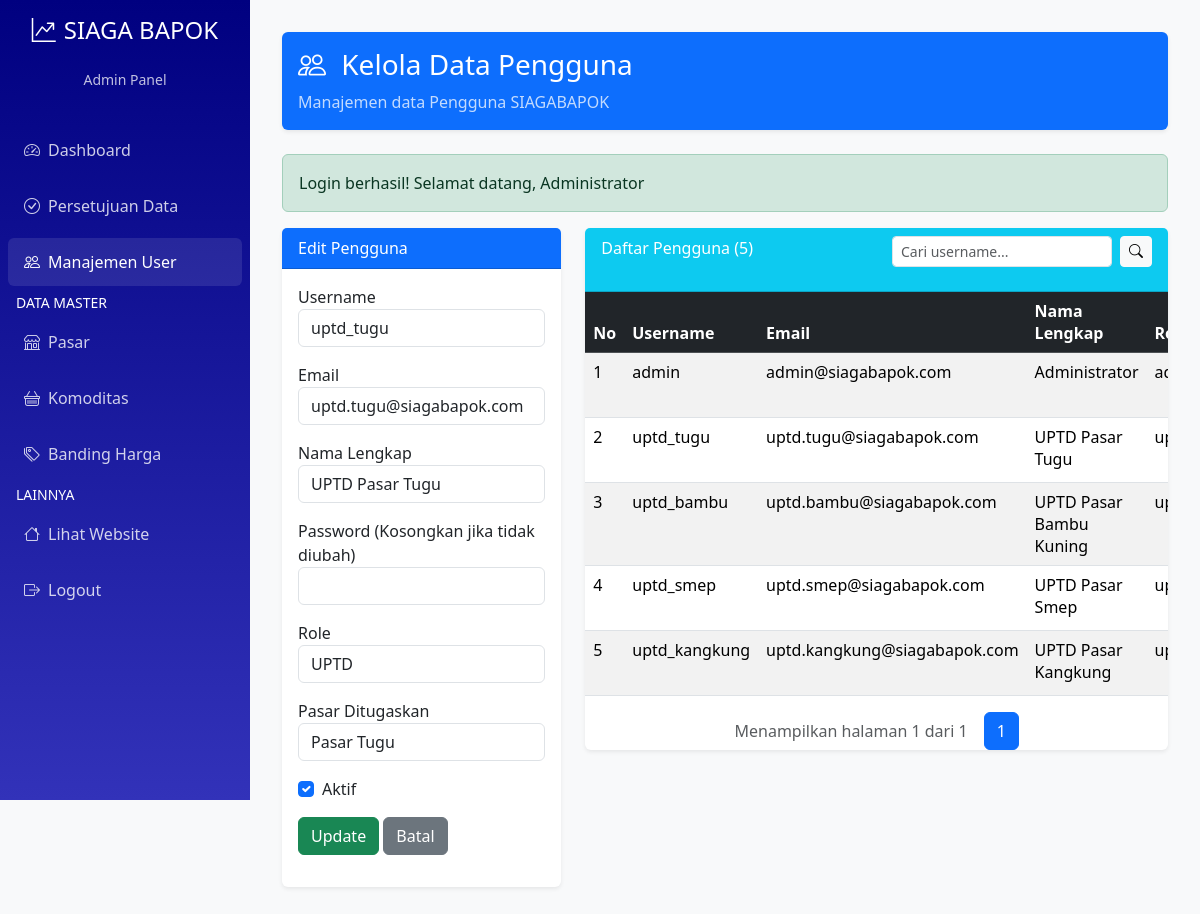
The page /admin/manageUser.php?edit=2 (signed in) on the database as committed earlier.
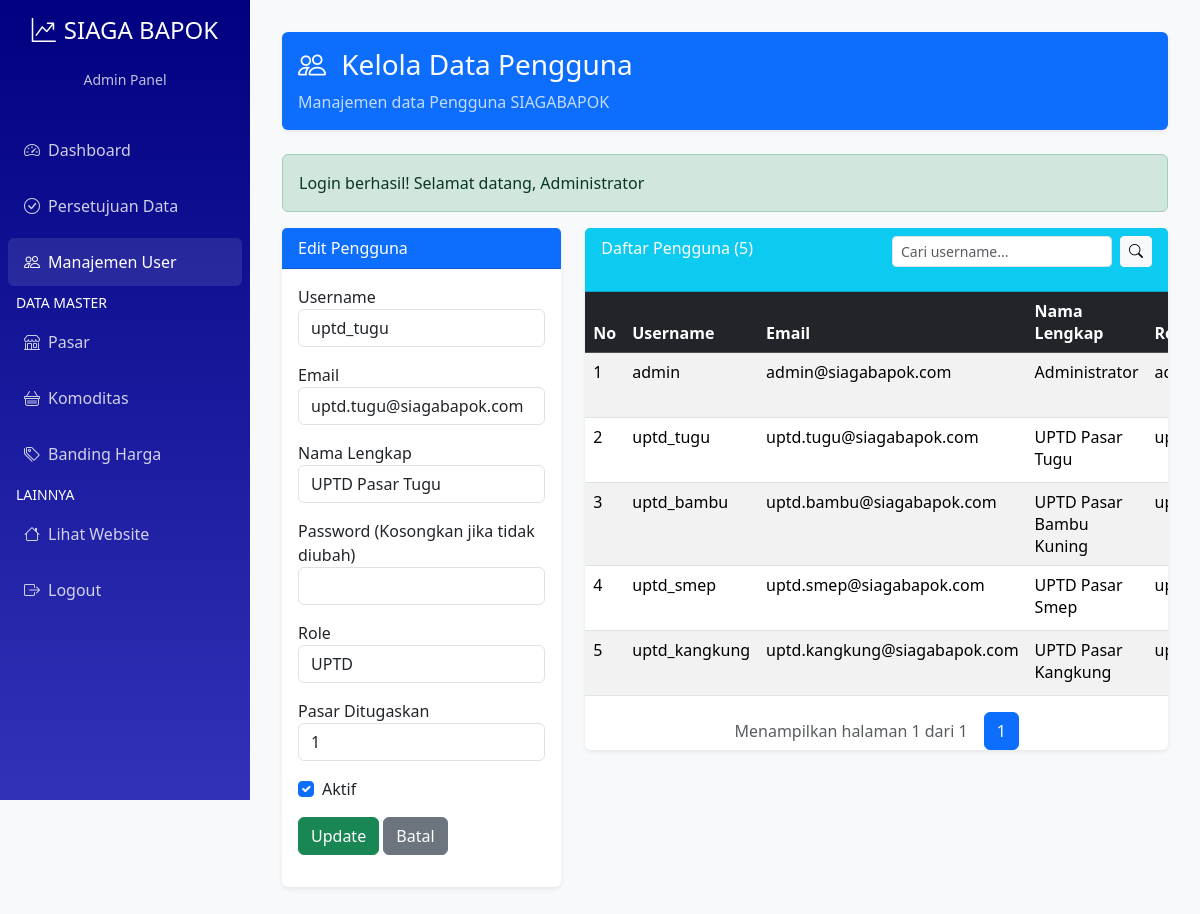
The same page on the database as committed later.
### tables this page shows
CREATE TABLE users (
    id INT PRIMARY KEY AUTO_INCREMENT,
    username VARCHAR(50) UNIQUE NOT NULL,
    email VARCHAR(100) UNIQUE NOT NULL,
    password VARCHAR(255) NOT NULL,
    full_name VARCHAR(100) NOT NULL,
    role ENUM('admin', 'uptd', 'masyarakat') NOT NULL,
    market_assigned INT NULL,  
    is_active BOOLEAN DEFAULT TRUE,
    created_at TIMESTAMP DEFAULT CURRENT_TIMESTAMP,
    updated_at TIMESTAMP DEFAULT CURRENT_TIMESTAMP ON UPDATE CURRENT_TIMESTAMP,
    FOREIGN KEY (market_assigned) REFERENCES pasar(id_pasar) ON DELETE SET NULL
);

### config/database.php (called while the page is built, shortened)
<?php
class Database {
    private $host = 'localhost';
    private $username = 'root';
    private $password = '';
    private $database = 'siagabapok_db';
    private $charset = 'utf8mb4';
    private $pdo;
    private function connect() {
        try {
            $dsn = "mysql:host={$this->host};dbname={$this->database};charset={$this->charset}";
            $options = [
                PDO::ATTR_ERRMODE => PDO::ERRMODE_EXCEPTION,
                PDO::ATTR_DEFAULT_FETCH_MODE => PDO::FETCH_ASSOC,
                PDO::ATTR_EMULATE_PREPARES => false,
            ];
            $this->pdo = new PDO($dsn, $this->username, $this->password, $options);
        } catch (PDOException $e) {
            die("Database connection failed: " . $e->getMessage());
        }
    }
    public function query($sql, $params = []) {
        try {
            $stmt = $this->pdo->prepare($sql);
            $stmt->execute($params);
            return $stmt;
        } catch (PDOException $e) {
            error_log("Database query error: " . $e->getMessage());
            throw $e;
        }
    }
    public function fetchAll($sql, $params = []) {
        $stmt = $this->query($sql, $params);
        return $stmt->fetchAll();
    }
    public function fetchOne($sql, $params = []) {
        $stmt = $this->query($sql, $params);
        return $stmt->fetch();
    }
    public function execute($sql, $params = []) {
        $stmt = $this->query($sql, $params);
        return $stmt->rowCount();
    }
}
?>

### public/admin/manageUser.php (the view, shortened to what the changed rows need)
<?php
require_once __DIR__ . '/../../src/controllers/AuthController.php';
require_once __DIR__ . '/../../config/database.php';
$db = new Database();
$search = isset($_GET['search']) ? trim($_GET['search']) : '';
$page = isset($_GET['page']) ? max(1, (int)$_GET['page']) : 1;
$perPage = 10;
$where = $search ? "WHERE role IN ('admin','uptd') AND username LIKE ?" : "WHERE role IN ('admin','uptd')";
$params = $search ? ["%$search%"] : [];
$offset = ($page - 1) * $perPage;
$users = $db->fetchAll("SELECT * FROM users $where ORDER BY created_at DESC LIMIT $perPage OFFSET $offset", $params);
$editUser = null;
if (isset($_GET['edit'])) {
    $editId = (int)$_GET['edit'];
    $editUser = $db->fetchOne("SELECT * FROM users WHERE id = ?", [$editId]);
}
?>
<!DOCTYPE html>
<html lang="id">
<head>
    <link href="https://cdn.jsdelivr.net/npm/bootstrap@5.3.2/dist/css/bootstrap.min.css" rel="stylesheet">
    <link href="https://cdn.jsdelivr.net/npm/bootstrap-icons@1.11.1/font/bootstrap-icons.css" rel="stylesheet">
</head>
<body>
<div class="main-content">
        <div class="row mb-4">
            <div class="col-12">
                <div class="card bg-primary text-white">
                    <div class="card-body">
                        <h1 class="h3 mb-0">
                            <i class="bi bi-people me-2"></i>
                            Kelola Data Pengguna
                        </h1>
                    </div>
                </div>
            </div>
        </div>
    <div class="row">
        <div class="col-lg-4">
            <div class="card mb-4">
                <div class="card-body">
                    <form method="POST">
                        <div class="mb-3">
                            <label>Username</label>
                            <input type="text" name="username" class="form-control" value="<?= $editUser['username'] ?? ''; ?>" required>
                        </div>
                        <div class="mb-3">
                            <label>Email</label>
                            <input type="email" name="email" class="form-control" value="<?= $editUser['email'] ?? ''; ?>" required>
                        </div>
                        <div class="mb-3">
                            <label>Nama Lengkap</label>
                            <input type="text" name="full_name" class="form-control" value="<?= $editUser['full_name'] ?? ''; ?>" required>
                        </div>
                        <div class="mb-3">
                            <label>Role</label>
                            <select name="role" class="form-control" onchange="toggleMarketAssigned(this)">
                                <option value="uptd" <?= isset($editUser['role']) && $editUser['role'] === 'uptd' ? 'selected' : ''; ?>>UPTD</option>
                            </select>
                        </div>
                        <div class="mb-3" id="marketAssignedField" style="<?= isset($editUser['role']) && $editUser['role'] === 'uptd' ? '' : 'display:none;'; ?>">
                            <label>Pasar Ditugaskan</label>
                            <input type="text" name="market_assigned" class="form-control" value="<?= $editUser['market_assigned'] ?? ''; ?>">
                        </div>
                        <div class="mb-3 form-check">
                            <input type="checkbox" name="is_active" class="form-check-input" id="isActive" <?= isset($editUser['is_active']) && $editUser['is_active'] ? 'checked' : ''; ?>>
                            <label class="form-check-label" for="isActive">Aktif</label>
                        </div>
                    </form>
                </div>
            </div>
        </div>
        <div class="col-lg-8">
            <div class="card">
                <div class="table-responsive">
                    <table class="table table-striped mb-0">
                        <thead class="table-dark">
                            <tr>
                                <th>No</th>
                                <th>Username</th>
                                <th>Email</th>
                                <th>Nama Lengkap</th>
                                <th>Role</th>
                            </tr>
                        </thead>
                        <tbody>
                            <?php foreach ($users as $i => $u): ?>
                                <tr>
                                    <td><?= $offset + $i + 1; ?></td>
                                    <td><?= htmlspecialchars($u['username']); ?></td>
                                    <td><?= htmlspecialchars($u['email']); ?></td>
                                    <td><?= htmlspecialchars($u['full_name']); ?></td>
                                    <td><?= htmlspecialchars($u['role']); ?></td>
                                </tr>
                            <?php endforeach; ?>
                        </tbody>
                    </table>
                </div>
            </div>
        </div>
    </div>
</div>
</body>
</html>

Rows that differ between the two databases and show on the page:
changed users "uptd_tugu": market_assigned "Pasar Tugu" → "1"
